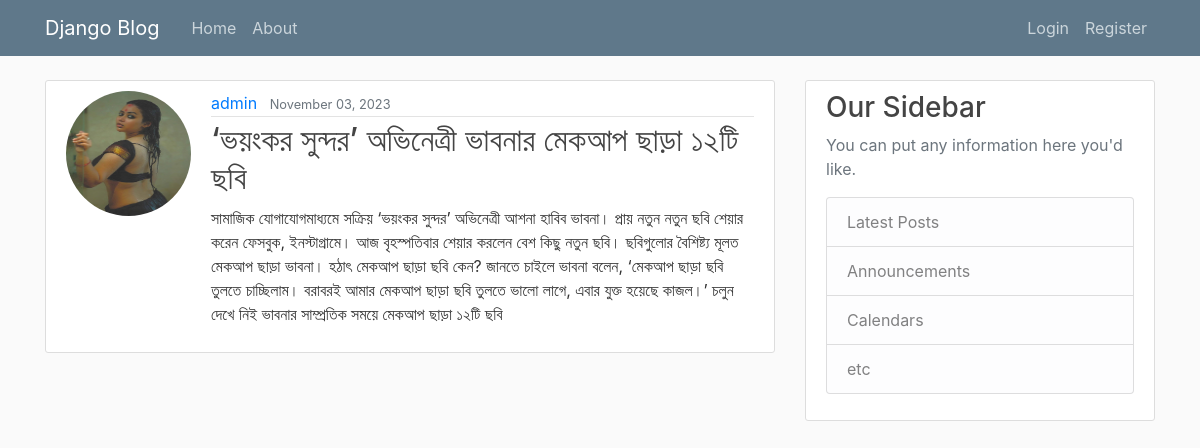
The page /post/5 on the database its author committed.
### blog/models.py (models this page shows, shortened)
class Post(models.Model):
    title = models.CharField(max_length=150)
    content = models.TextField()
    date_posted = models.DateTimeField(default=timezone.now)
    author = models.ForeignKey(User, on_delete=models.CASCADE)

### users/models.py (models this page shows)
class Profile(models.Model):
    user = models.OneToOneField(User, on_delete=models.CASCADE)
    image = models.ImageField(default='default.jpg', upload_to='profile_pics')

### blog/views.py (the view)
# urls.py: path('post/<int:pk>', PostDetailsView.as_view(), name="post-detail"),
class PostDetailsView(DetailView):
    model = Post

### blog/templates/blog/post_detail.html
{% extends "blog/base.html" %}
{% block content %}
<article class="media content-section">
    <img class="rounded-circle account-img" src="{{ object.author.profile.image.url }}">
    <div class="media-body">
        <div class="article-metadata">
            <a class="mr-2" href="#">{{ object.author }}</a>
            <small class="text-muted">{{ object.date_posted|date:"F d, Y" }}</small>
        </div>
        <h2 class="article-title">{{ object.title }}</h2>
        <p class="article-content">{{ object.content }}</p>
    </div>
</article>
{% endblock %}

### blog/static/blog/main.css (style rules this page uses)
body { background: #fafafa; color: #333333; margin-top: 5rem; }
h1, h2, h3, h4, h5, h6 { color: #444444; }
.content-section { background: #ffffff; padding: 10px 20px; border: 1px solid #dddddd; border-radius: 3px; margin-bottom: 20px; }
.article-title { color: #444444; }
.article-content { white-space: pre-line; }
.article-metadata { padding-bottom: 1px; margin-bottom: 4px; border-bottom: 1px solid #e3e3e3 }
.account-img { height: 125px; width: 125px; margin-right: 20px; margin-bottom: 16px; }

### rows shown on the page
Post: author.profile.image (picture), author "admin", date_posted "November 03, 2023", title "‘ভয়ংকর সুন্দর’ অভিনেত্রী ভাবনার মেকআপ ছাড়া ১২টি ছবি", content "সামাজিক যোগাযোগমাধ্যমে সক্রিয় ‘ভয়ংকর সুন্দর’ অভিনেত্রী আশনা হাবিব ভাবনা। প্রায় নতুন নতুন ছবি শেয়ার করেন ফেসবুক, ইনস্টাগ্রামে। আজ বৃহস্পতিবার শেয়ার করলেন বেশ কিছু নতুন ছবি। ছবিগুলোর বৈশিষ্ট্য মূলত মেকআপ ছাড়া ভাবনা। হঠাৎ মেকআপ ছাড়া ছবি কেন? জানতে চাইলে ভাবনা বলেন, ‘মেকআপ ছাড়া ছবি তুলতে চাচ্ছিলাম। বরাবরই আমার মেকআপ ছাড়া ছবি তুলতে ভালো লাগে, এবার যুক্ত হয়েছে কাজল।’ চলুন দেখে নিই ভাবনার সাম্প্রতিক সময়ে মেকআপ ছাড়া ১২টি ছবি"
